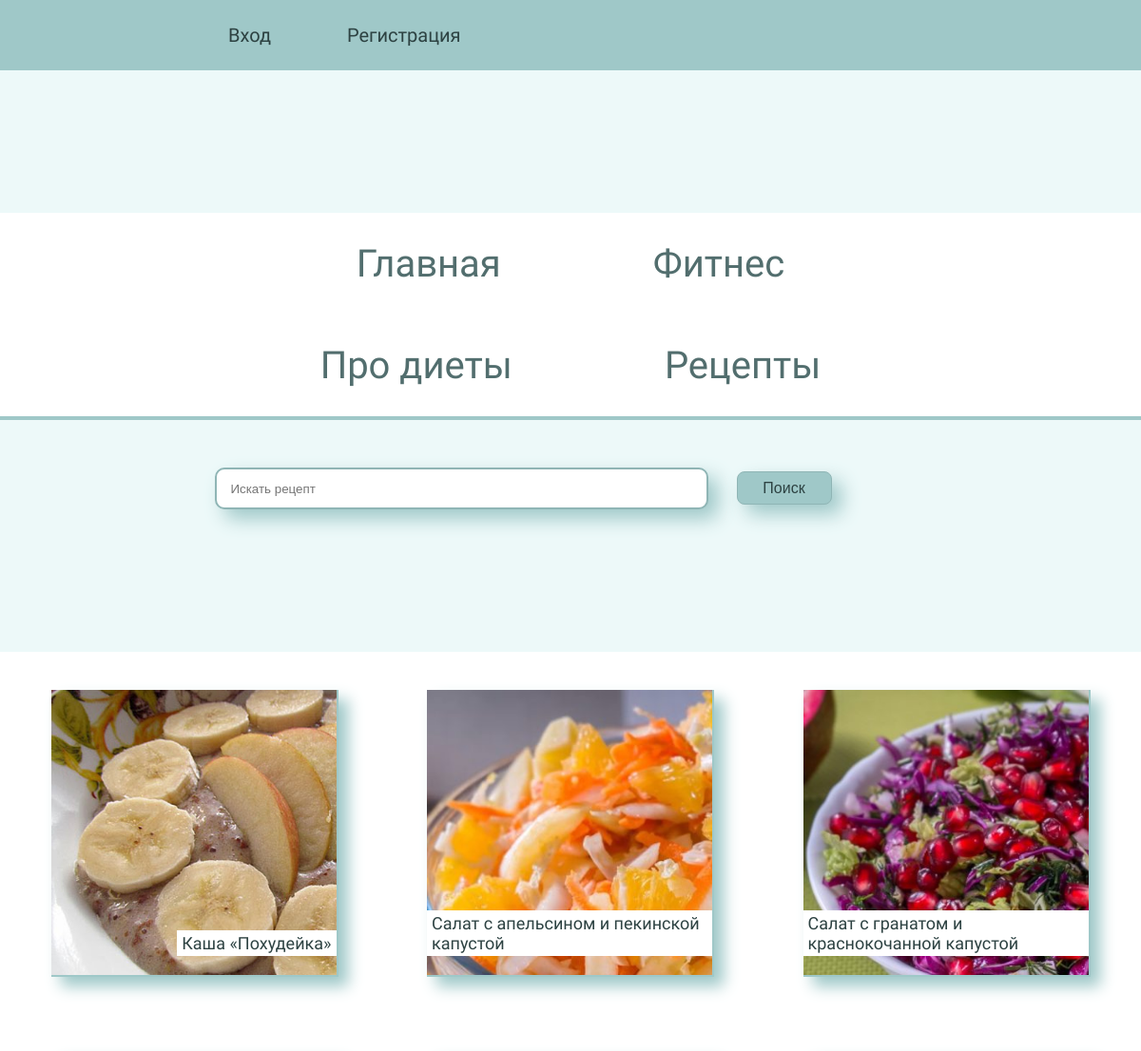
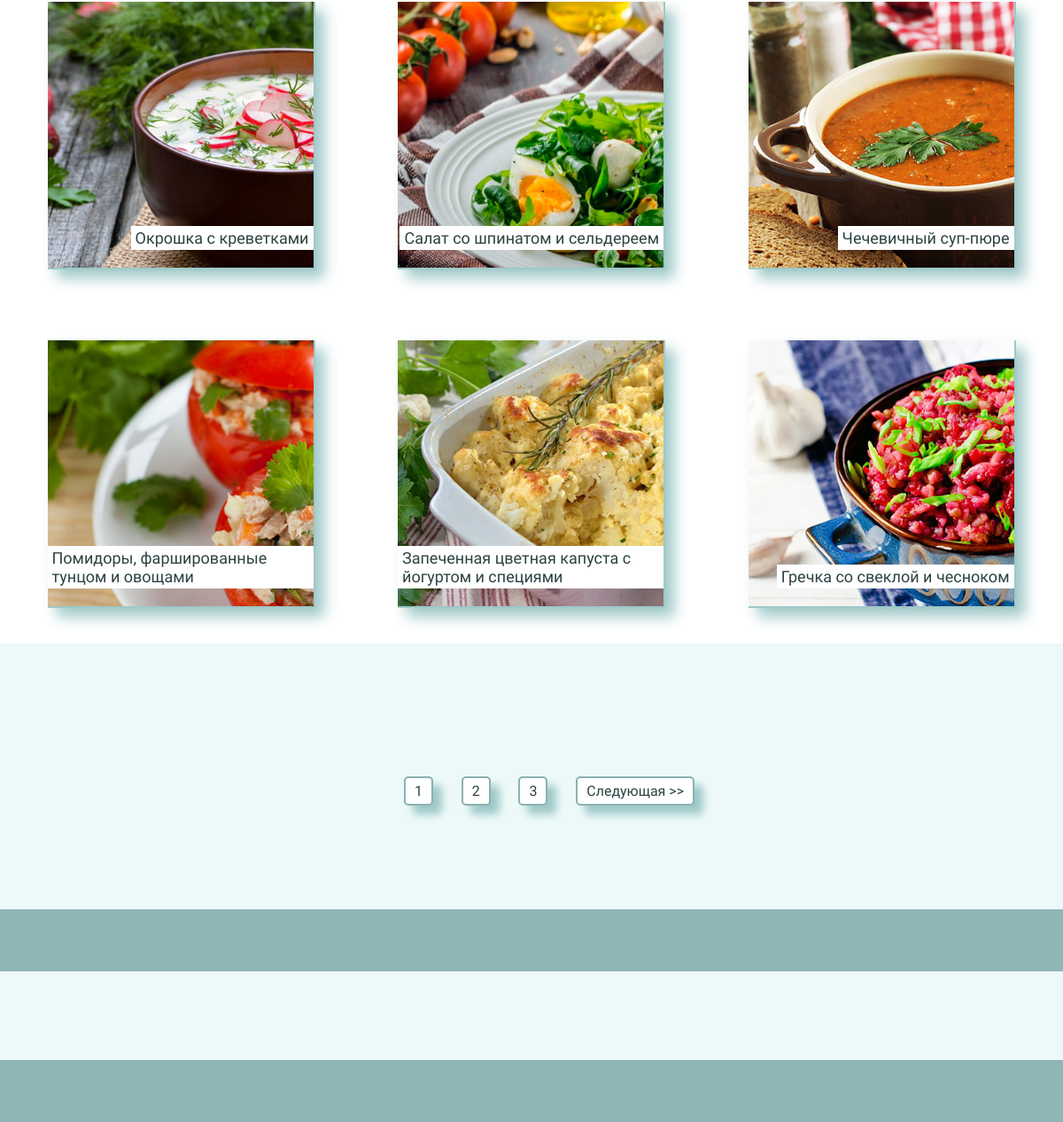
The app's page /recipes/ with its own data (2 pictures, top to bottom).
### food/models.py (models this page shows, shortened)
class Recipies(models.Model):
    title = models.CharField(max_length=200, verbose_name='Название рецепта')
    image = models.ImageField(upload_to='recipes/', verbose_name='Фото')
    ingredients = models.TextField(verbose_name='Ингредиенты')
    description = models.TextField(verbose_name='Текст рецепта')
    date = models.DateTimeField(auto_now_add=True)
    class Meta:
        ordering = ['-date']

### food/views.py (the view)
# urls.py: path('recipes/', views.recipes, name='recipes'),
def recipes(request):
    rec, search_query = search_recipes(request)
    custom_range, rec = paginate_recipies(request, rec, 9)
    context = {
        'recipes': rec,
        'search_query': search_query,
        'custom_range': custom_range
    }
    return render(request, 'food/recipes.html', context)

### food/utils.py (called while the page is built)
def search_recipes(request):
    search_query = ''
    if request.GET.get('search_query'):
        search_query = request.GET.get('search_query')
    rec = Recipies.objects.filter(
        Q(title__iregex=search_query) |
        Q(ingredients__iregex=search_query))
    return rec, search_query

def paginate_recipies(request, rec, results):
    page = request.GET.get('page')
    paginator = Paginator(rec, results)
    try:
        rec = paginator.page(page)
    except PageNotAnInteger:
        page = 1
        rec = paginator.page(page)
    except EmptyPage:
        page = paginator.num_pages
        rec = paginator.page(page)
    left_index = int(page) - 3
    if left_index < 1:
        left_index = 1
    right_index = int(page) + 4
    if right_index > paginator.num_pages:
        right_index = paginator.num_pages + 1
    custom_range = range(left_index, right_index)
    return custom_range, rec

### food/templates/food/recipes.html (shortened to what this page needs)
{% extends 'food/base.html' %}
{% load static %}
{% block content %}
<div class="search_article">
    <form action="{% url 'recipes' %}" method="get" id="search" class="search_form">
        <div class="sear_div_form">
            <input type="text" name="search_query" value="{{ search_query }}" id="formInput#search"
                   placeholder="Искать рецепт"/>
        </div>
        <div class="search_button"><input class="button" type="submit" value="Поиск"/></div>
    </form>
</div>
<div class="blocks">
    {% for recipe in recipes %}
    <div class="recipe"><a href="{% url 'recipe' recipe.id %}">
        <div><img src="{{ recipe.image.url}}" alt=""></div>
        <div id="title">{{ recipe.title }}</div>
    </a></div>
    {% endfor%}
</div>
{% if recipes.has_other_pages %}
<div class="pagination">
    <ul class="contain">
        {% for page in custom_range %}
        {% if page == recipes.number %}
        <li><a href="?page={{ page }}" class="page-link" data-page="{{page}}">{{ page }}</a></li>
        {% else %}
        <li><a href="?page={{ page }}" class="page-link" data-page="{{page}}">{{ page }}</a></li>
        {% endif %}
        {% endfor %}
        {% if recipes.has_next %}
        <li><a href="?page={{ recipes.next_page_number }}" class="page-link"
               data-page="{{recipes.next_page_number}}">Следующая >></a></li>
        {% endif %}
    </ul>
</div>
{% endif %}
<div class="end"></div>
{% endblock %}

### food/static/css/style.css (style rules this page uses)
body { padding: 0; margin: 0; font-family: 'Oswald', sans-serif; background-color: #edf9f9; }
a { text-decoration: none; color: #2d4242; }
.blocks { display: flex; justify-content: space-evenly; margin: 150px auto; flex-wrap: wrap; width: 1200px; background-color: white; }
.recipe { position: relative; height: 300px; width: 300px; margin: 40px; box-shadow: 10px 10px 15px #9fc8c8; border-bottom: 2px solid #9fc8c8; border-right: 2px solid #9fc8c8; overflow: hidden; }
.recipe img { height: 350px; }
#title { position: absolute; right: 0; bottom: 20px; font-size: 18px; padding: 3px 5px; background-color: white; }
.search_form { margin: 0 200px 100px; display: flex; justify-content: center; align-items: baseline; }
.search_button { width: 200px; margin-left: 30px; }
.button { background-color: #9fc8c8; color: #2d4242; font-weight: 400; font-size: 16px; padding: 5px; height: 35px; width: 100px; border: 1px solid #8fb5b5; border-radius: 8px; box-shadow: 10px 10px 20px#9fc8c8; }
.sear_div_form input { width: 500px; height: 30px; padding: 5px 0 5px 15px; border: 2px solid #8fb5b5; border-radius: 10px; box-shadow: 10px 10px 20px#9fc8c8; }
.pagination { height: 50px; margin: auto; width: 400px; }
.contain li { border: 2px solid #8bb1b1; box-shadow: 10px 10px 10px #9fc8c8; background-color: white; list-style-type: none; padding: 5px 10px; border-radius: 5px; }
.end { height: 70px; background-color: #8fb5b5; margin-top: 100px; }
.contain { display: flex; justify-content: space-around; background-color: none; }

### records on screen
Recipies: image (picture), title "Каша «Похудейка»"
Recipies: image (picture), title "Салат с апельсином и пекинской капустой"
Recipies: image (picture), title "Салат с гранатом и краснокочанной капустой"
Recipies: image (picture), title "Окрошка с креветками"
Recipies: image (picture), title "Салат со шпинатом и сельдереем"
Recipies: image (picture), title "Чечевичный суп-пюре"
Recipies: image (picture), title "Помидоры, фаршированные тунцом и овощами"
Recipies: image (picture), title "Запеченная цветная капуста с йогуртом и специями"
Recipies: image (picture), title "Гречка со свеклой и чесноком"

### other values on screen
{{ page }} "1"
{{ page }} "2" "3"
